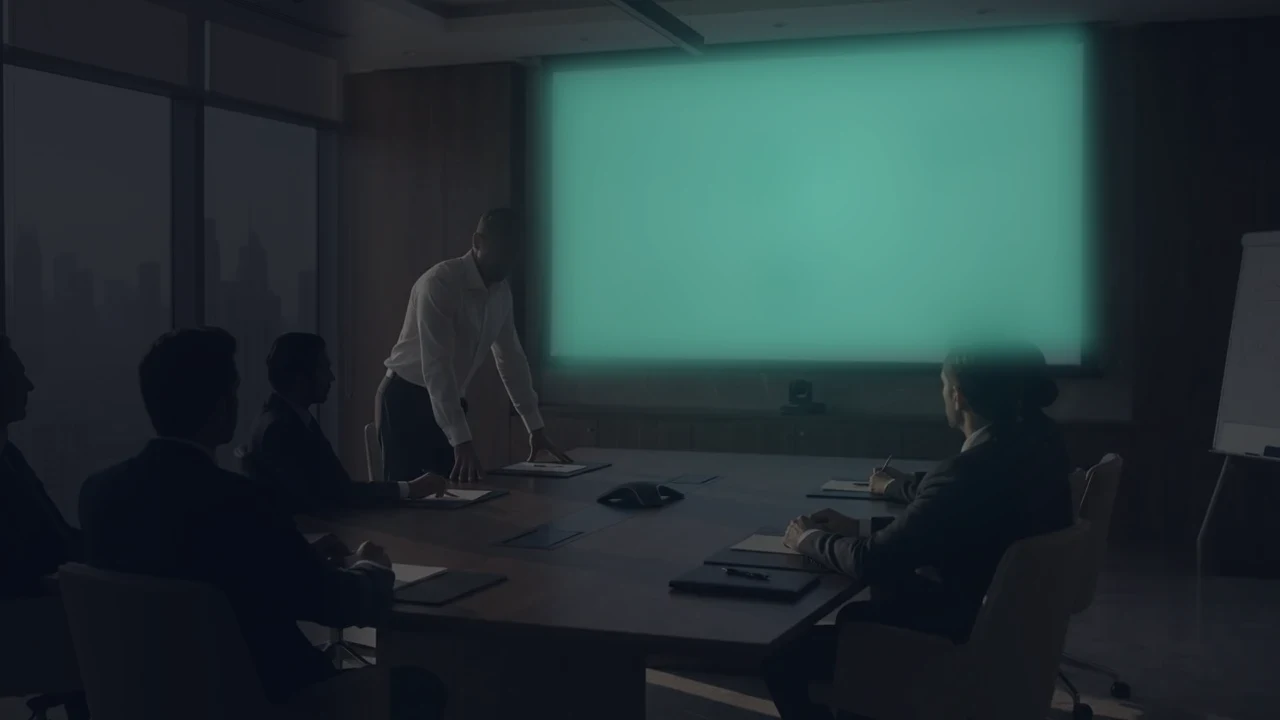
#> input picture prototype/stills/KF-03D.webp, 1280 x 720 px; its folder holds only this picture in this run
$ python check-assets.py ../prototype/stills/KF-03D.webp
#> lines starting #> are read from the running program, lines starting #| are printed output that depends on the picture
#!/usr/bin/env python3
"""
Asset QC gate — run before anything enters the film manifest.

Every threshold here exists because the v1 assets failed it. The shipped hero
still (kf-01) is 1280x720 at 0.204 bits/px with a 39-207 luminance range and 98
distinct levels in its sky; it reads as dull and no amount of grading fixed it.
This script refuses assets that would repeat that.

    ./scripts/check-assets.py public/film/stills/*.webp
    ./scripts/check-assets.py --baseline          # score the current assets

Exit code is the number of failing assets, so it drops into CI unchanged.

Requires only pillow + numpy (deliberately no opencv — this needs to run on
whatever interpreter a teammate or CI has to hand).
"""
from __future__ import annotations
import argparse, glob, os, sys

try:
    import numpy as np
    from PIL import Image
except ImportError as e:
    sys.exit(f"missing dependency: {e}. pip install pillow numpy")


def _gray(a: "np.ndarray") -> "np.ndarray":
    """Rec.709 luma, float32."""
    return a.astype(np.float32) @ np.array([0.2126, 0.7152, 0.0722], np.float32)


def _laplacian_var(g: "np.ndarray") -> float:
    """Variance of a 4-neighbour Laplacian — our proxy for detail energy."""
    lap = (-4.0 * g[1:-1, 1:-1]
           + g[:-2, 1:-1] + g[2:, 1:-1] + g[1:-1, :-2] + g[1:-1, 2:])
    return float(lap.var())

# --- thresholds -------------------------------------------------------------
MIN_LONG_EDGE = 2560   # px. Below this we are upscaling on a 1440p display.
MIN_BPP       = 0.80   # bits/px. Good WebP photography sits at 1.0-2.0.
MIN_DETAIL    = 300.0  # Laplacian variance. A real photo scores ~880; kf-01 74.5.
MAX_BLACK_P1  = 12     # 1st-percentile luma. kf-01 sits at 39 — no true black.
MIN_WHITE_P99 = 235    # 99th-percentile luma. kf-01 sits at 207 — no true white.
MIN_LEVELS    = 180    # distinct luma levels in the smoothest quarter. Banding.

CHECKS = ("size", "bpp", "detail", "black", "white", "levels")


def measure(path: str) -> dict | None:
#> called with path = '../prototype/stills/KF-03D.webp'
    try:
        img = Image.open(path).convert("RGB")
#> img is the input picture: PIL image 1280x720 RGB; mean R, G, B 37.1, 54.3, 56.6
    except Exception:
        return None
    w, h = img.size
#> w = 1280; h = 720
    g = _gray(np.array(img))
#> in _gray, `return a.astype(np.float32) @ np.array([0.2126, 0.7152, 0.0722], np.fl..`:
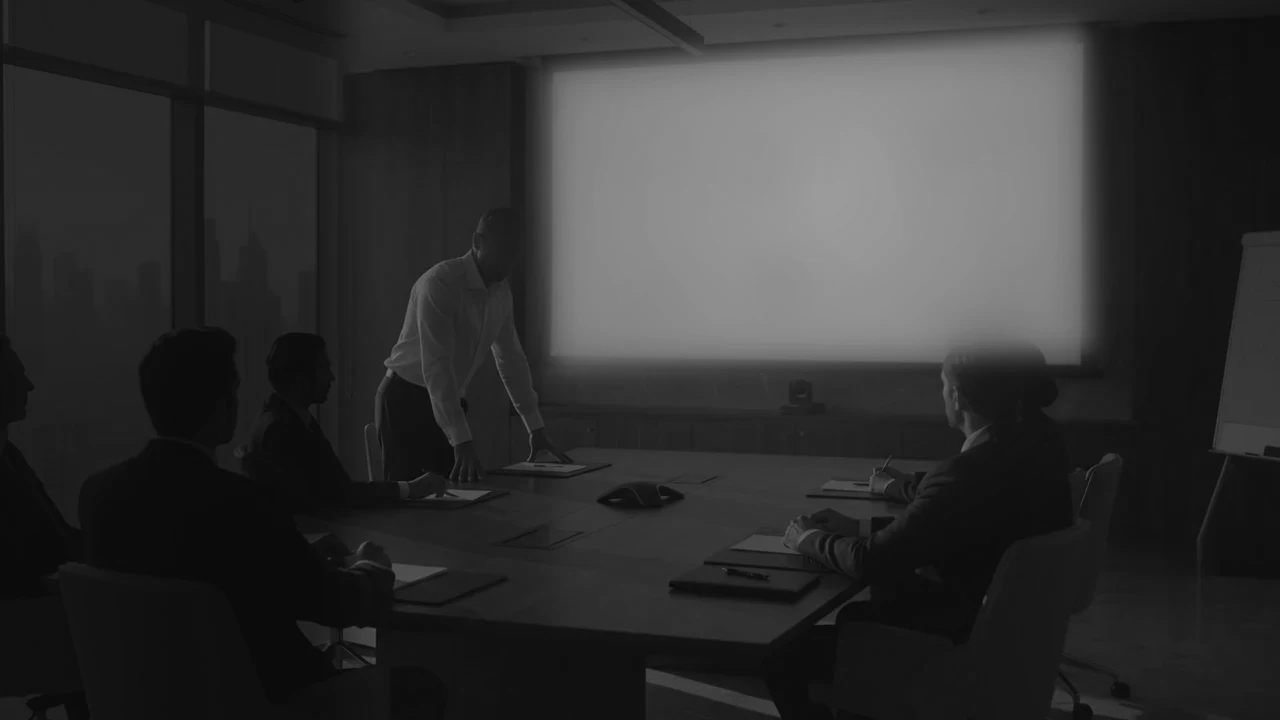
#> returned value: shape (720, 1280) float32; min 5.8, max 156.7, mean 50.8
    kb = os.path.getsize(path) / 1024

    # Banding shows up in smooth areas, so score the flattest quarter of the
    # image (usually sky) rather than the frame as a whole — a busy frame can
    # hide a badly banded gradient in its average.
    qh = max(1, h // 4)
#> qh = 180
    bands = [g[i * qh:(i + 1) * qh, :] for i in range(4)]
#> bands = 4 items
    smoothest = min(bands, key=lambda b: float(b.std()))
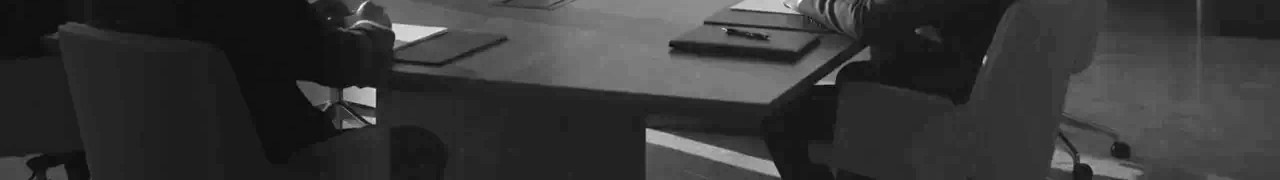
#> smoothest: shape (180, 1280) float32; min 5.8, max 93.99, mean 24.6; drawn with min black and max white

    return {
        "w": w, "h": h, "kb": kb,
        "bpp": (kb * 1024 * 8) / (w * h),
        "detail": _laplacian_var(g),
        "p1": int(np.percentile(g, 1)),
        "p99": int(np.percentile(g, 99)),
        "levels": int(len(np.unique(smoothest.round().astype(np.uint8)))),
    }
#> in _laplacian_var, `lap = (-4.0 * g[1:-1, 1:-1] + g[:-2, 1:-1] + g[2:, 1:-1] + g[1:-1, :-2..`:
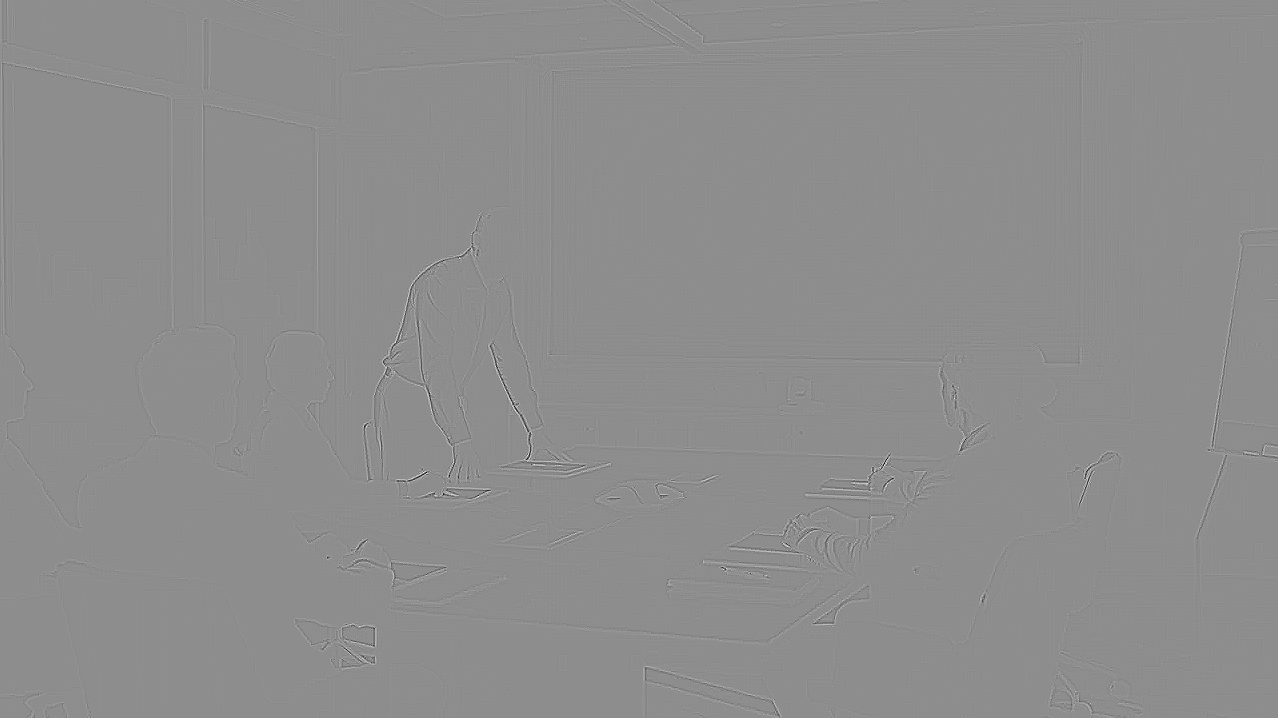
#> lap: shape (718, 1278) float32; min -108.8, max 87.01, mean 0; drawn with min black and max white


def failures(m: dict) -> list[str]:
    out = []
    if max(m["w"], m["h"]) < MIN_LONG_EDGE: out.append("size")
    if m["bpp"]    < MIN_BPP:               out.append("bpp")
    if m["detail"] < MIN_DETAIL:            out.append("detail")
    if m["p1"]     > MAX_BLACK_P1:          out.append("black")
    if m["p99"]    < MIN_WHITE_P99:         out.append("white")
    if m["levels"] < MIN_LEVELS:            out.append("levels")
    return out


def main() -> int:
    ap = argparse.ArgumentParser(description=__doc__,
                                 formatter_class=argparse.RawDescriptionHelpFormatter)
    ap.add_argument("paths", nargs="*", help="image files to check")
    ap.add_argument("--baseline", action="store_true",
                    help="score the currently shipped assets instead")
    args = ap.parse_args()

    paths = args.paths
    if args.baseline:
        paths = sorted(glob.glob("public/film/stills/*.webp")) + \
                sorted(glob.glob("public/film/plates/*.webp"))
    if not paths:
        ap.error("no paths given (or use --baseline)")

    hdr = f'{"asset":26} {"px":>11} {"bits/px":>8} {"detail":>8} {"p1":>4} {"p99":>4} {"lvls":>5}  verdict'
    print(hdr); print("-" * len(hdr))

    bad = 0
    for p in paths:
        m = measure(p)
#> m = {'w': 1280, 'h': 720, 'kb': 19.4, 'bpp': 0.172, 'detail': 10.48, 'p1': 11, 'p99': 151, 'levels': 86}
        if m is None:
            print(f"{os.path.basename(p)[:26]:26} {'unreadable':>48}")
            bad += 1
            continue
        f = failures(m)
#> f = ['size', 'bpp', 'detail', 'white', 'levels']
        verdict = "PASS" if not f else "FAIL: " + ",".join(f)
        bad += bool(f)
#> bad = 1
        print(f'{os.path.basename(p)[:26]:26} {m["w"]}x{m["h"]:<6} {m["bpp"]:8.3f} '
              f'{m["detail"]:8.1f} {m["p1"]:4} {m["p99"]:4} {m["levels"]:5}  {verdict}')
#| KF-03D.webp                1280x720       0.172     10.5   11  151    86  FAIL: size,bpp,detail,white,levels

    print(f"\n{len(paths) - bad}/{len(paths)} passed")
#| 0/1 passed
    if bad:
        print("\nthresholds: long edge >= %d, bits/px >= %.2f, detail >= %.0f,"
              % (MIN_LONG_EDGE, MIN_BPP, MIN_DETAIL))
        print("            p1 <= %d, p99 >= %d, levels >= %d"
              % (MAX_BLACK_P1, MIN_WHITE_P99, MIN_LEVELS))
    return bad


if __name__ == "__main__":
#> (the run stopped early here; a loop or call above may not have finished)

$ run again, on prototype/stills/KF2.webp
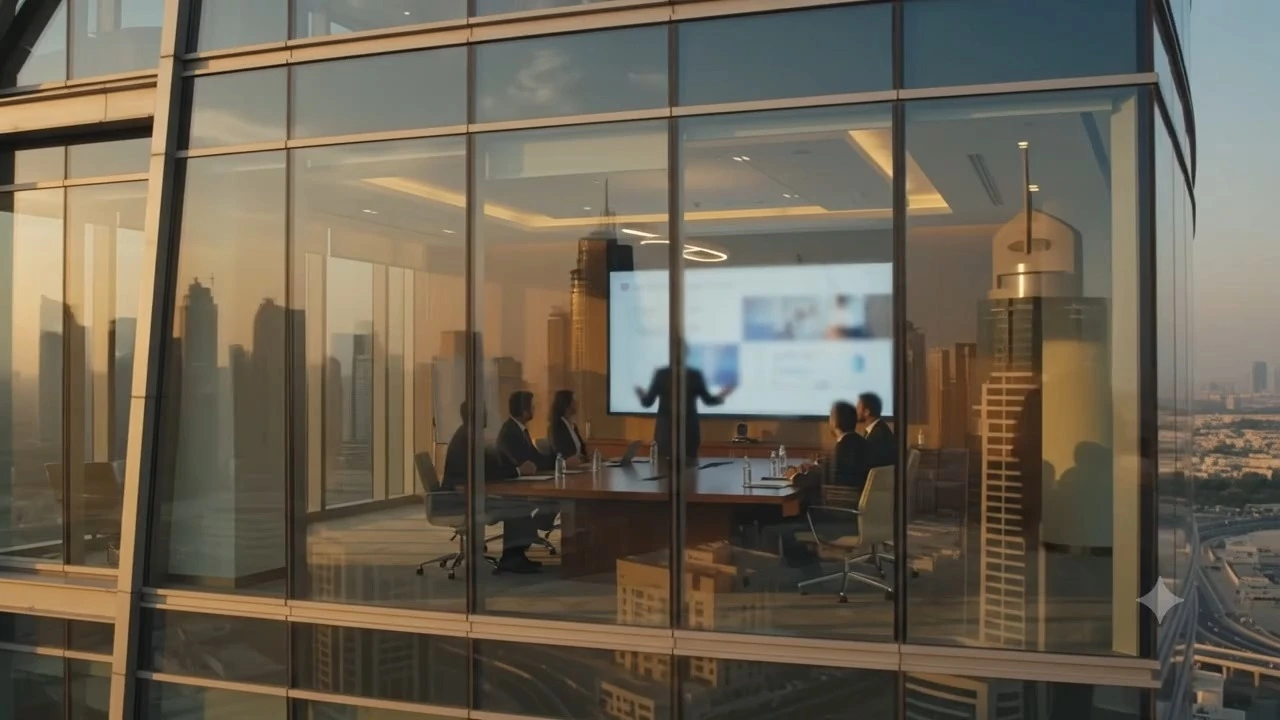
#> input picture prototype/stills/KF2.webp, 1280 x 720 px
#> in measure, img is the input picture: PIL image 1280x720 RGB; mean R, G, B 106.9, 98.8, 83.7
#> in _gray, `return a.astype(np.float32) @ np.array([0.2126, 0.7152, 0.0722], np.fl..`:
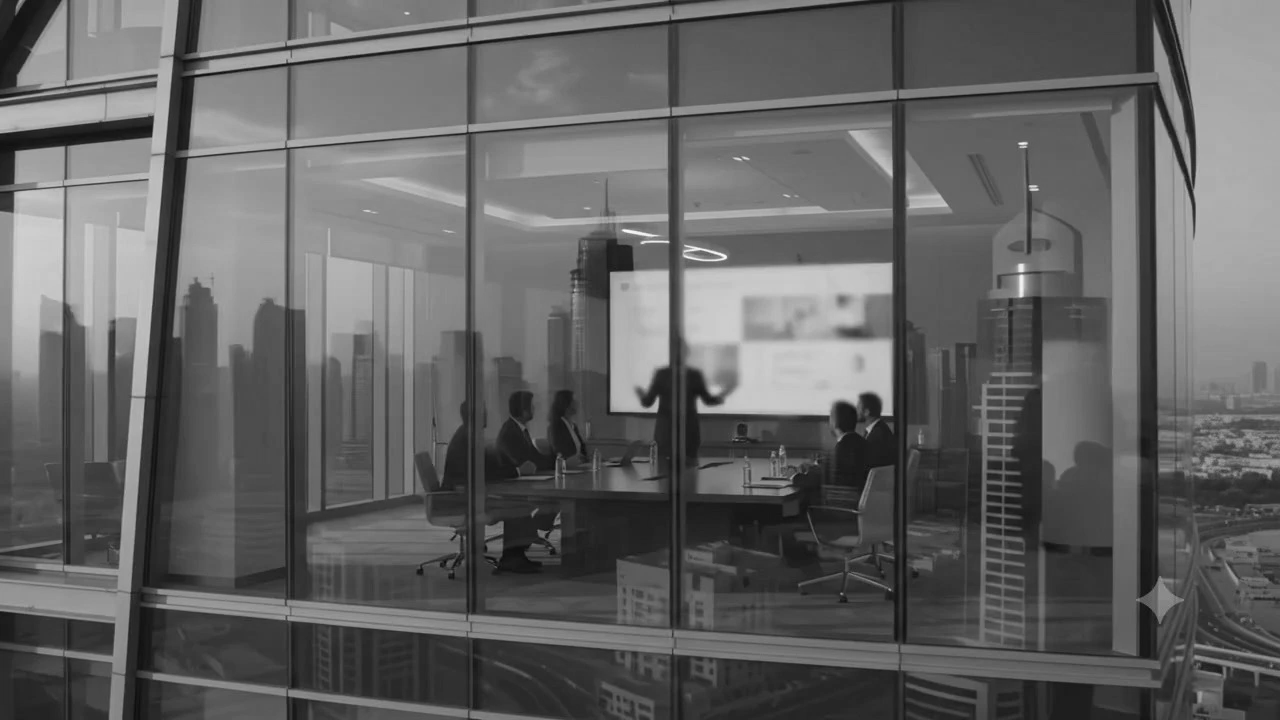
#> returned value: shape (720, 1280) float32; min 11.4, max 250.8, mean 99.4
#> bands = 4 items
#> in measure, `smoothest = min(bands, key=lambda b: float(b.std()))`:
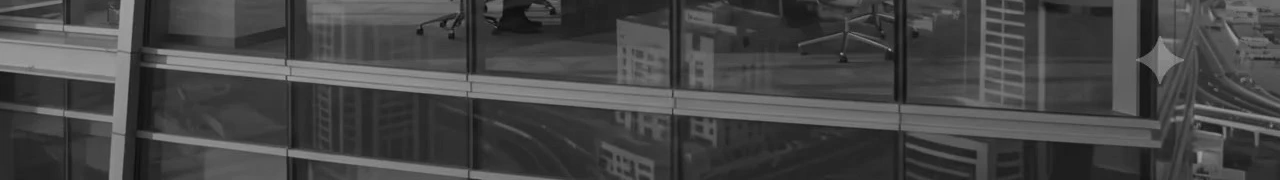
#> smoothest: shape (180, 1280) float32; min 11.4, max 165.3, mean 70.9
#> m = {'w': 1280, 'h': 720, 'kb': 89.7, 'bpp': 0.797, 'detail': 124, 'p1': 26, 'p99': 199, 'levels': 153}
#> f = ['size', 'bpp', 'detail', 'black', 'white', 'levels']
#> bad = 1
#| KF2.webp                   1280x720       0.797    124.0   26  199   153  FAIL: size,bpp,detail,black,white,levels
#| 0/1 passed

$ run again, on prototype/stills/KF3.webp
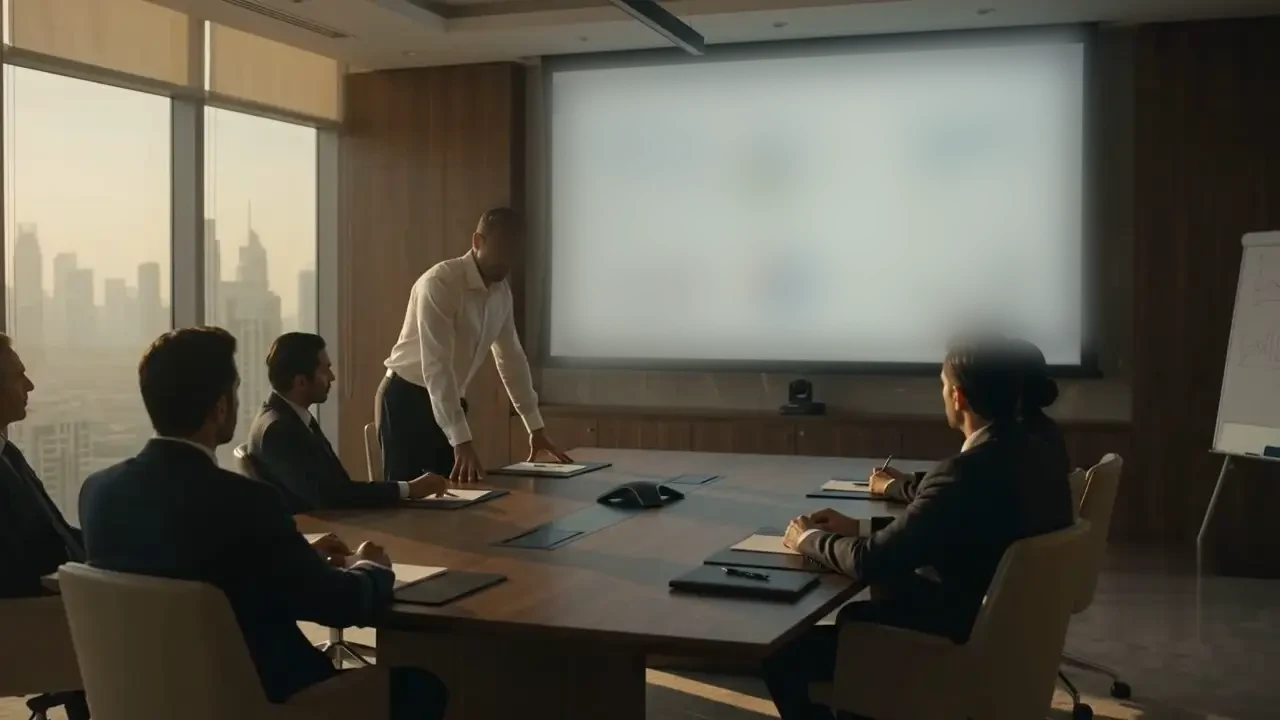
#> input picture prototype/stills/KF3.webp, 1280 x 720 px
#> in measure, img is the input picture: PIL image 1280x720 RGB; mean R, G, B 92.7, 88.6, 76.9
#> in _gray, `return a.astype(np.float32) @ np.array([0.2126, 0.7152, 0.0722], np.fl..`:
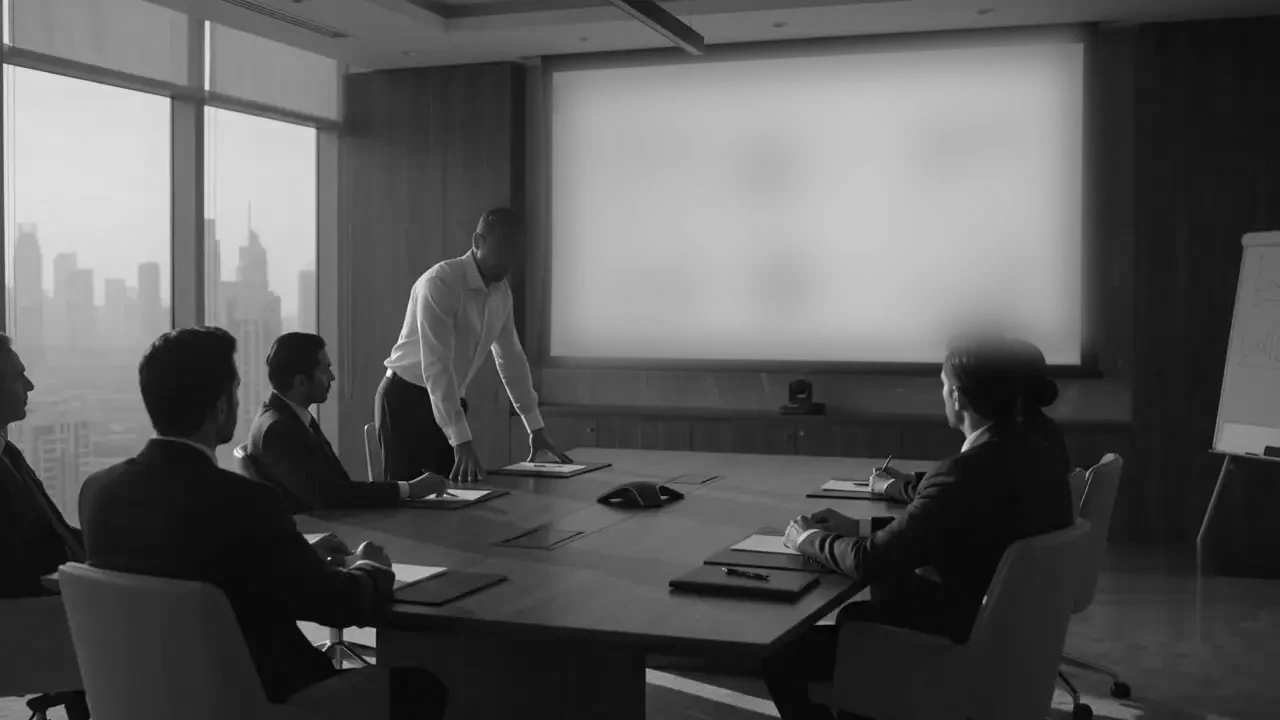
#> returned value: shape (720, 1280) float32; min 0, max 250.7, mean 88.6
#> bands = 4 items
#> in measure, `smoothest = min(bands, key=lambda b: float(b.std()))`:
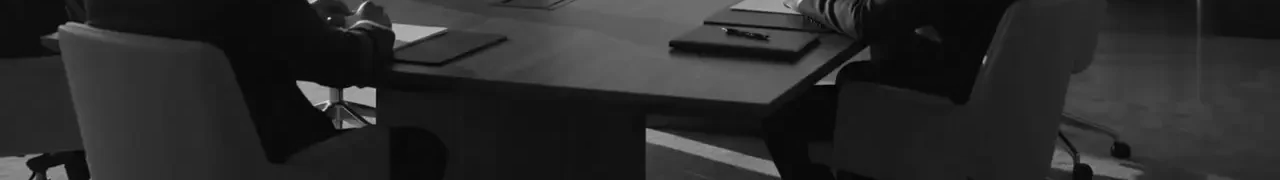
#> smoothest: shape (180, 1280) float32; min 0, max 233.2, mean 41.9
#> m = {'w': 1280, 'h': 720, 'kb': 32.46, 'bpp': 0.289, 'detail': 74.9, 'p1': 10, 'p99': 220, 'levels': 217}
#> f = ['size', 'bpp', 'detail', 'white']
#> bad = 1
#| KF3.webp                   1280x720       0.289     74.9   10  220   217  FAIL: size,bpp,detail,white
#| 0/1 passed
